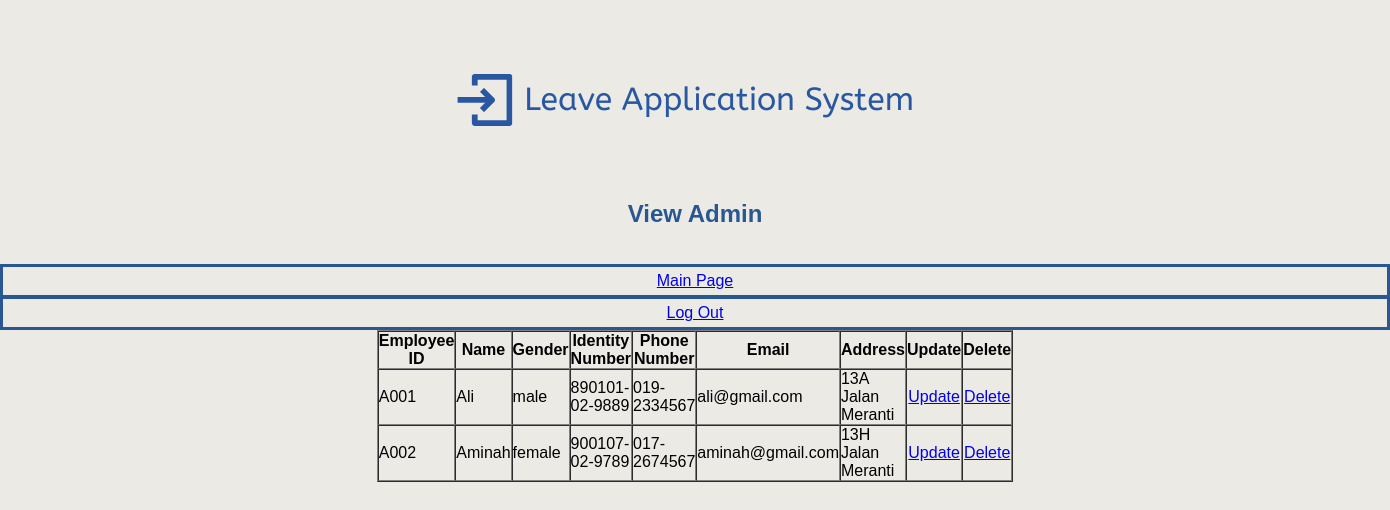
Page /view_admin.php (signed in) on the committed database.
### tables this page shows
CREATE TABLE `empprofile` (
  `empName` varchar(25) DEFAULT NULL,
  `empID` varchar(5) NOT NULL,
  `gender` varchar(10) DEFAULT NULL,
  `noIC` varchar(15) DEFAULT NULL,
  `phoneNO` varchar(14) DEFAULT NULL,
  `email` varchar(25) DEFAULT NULL,
  `address` varchar(35) DEFAULT NULL
);

### view_admin.php (the view, shortened to what this page needs)
<html>
	<head>
		<link rel="stylesheet" href="layout.css">
	<head>
	<body>
	<div class = header>
            <img src ="header.png" />
            <h2>View Admin</h2>
        </div>
		<div id="va">
		<?php
			require ("config.php");
			$sql = "SELECT e.*, p.position
					FROM empProfile e JOIN EmployeePosition p
					ON e.empID = p.empID
					WHERE p.position ='Admin'" ;
			$result = mysqli_query($conn, $sql);
			$count = 1;
			if (mysqli_num_rows($result) > 0) {
		?>
		<table width="600" border="1" cellspacing="0" cellpadding="3">
		<tr>
		<td align="center"><strong>Employee ID</strong></td>
		<td align="center"><strong>Name</strong></td>
		<td align="center"><strong>Gender</strong></td>
        <td align="center"><strong>Identity Number</strong></td>
        <td align="center"><strong>Phone Number</strong></td>
        <td align="center"><strong>Email</strong></td>
		<td align="center"><strong>Address</strong></td>
		<?php if ($_SESSION["LEVEL"] == 1) {?>
		<td align="center"><strong>Update</strong></td>
		<td align="center"><strong>Delete</strong></td>
		<?php } ?>
		</tr>
		<?php
			while($rows = mysqli_fetch_assoc($result)) {
		?>
		<?php
			if ($count == 1) {
		?>
		<br><br>
		<div id="btn">
		<div id="mainhp"><a href="main.php?empID=<?php echo $rows['empID']; ?>">Main Page</a></div>
		<div id="logouthp"><a href="logout.php">Log Out</a> <?php } $count += 1?></div>
		</div>
	    <tr>
			<td><?php echo $rows['empID']; ?></td>
			<td><?php echo $rows['empName']; ?></td>
			<td><?php echo $rows['gender']; ?></td>
			<td><?php echo $rows['noIC']; ?></td>
            <td><?php echo $rows['phoneNO']; ?></td>
			<td><?php echo $rows['email']; ?></td>
			<td><?php echo $rows['address']; ?></td>
		<?php if ($_SESSION["LEVEL"] == 1) {?>
			<td align="center"> <a href="update_form.php?empID=<?php echo $rows['empID']; ?>">Update</a></td>
			<td align="center"> <a href="delete_profile.php?empID=<?php echo $rows['empID']; ?>">Delete</a></td>
		</tr>
		<?php }
			}
			}
			else {
				echo "<h3>There are no records to show</h3>";
			}
	   	?>
	</body>
</html>

### layout.css (style rules this page uses)
* { margin: 0; padding: 0; box-sizing: border-box; font-family:sans-serif; }
body { background-color: #ebeae5; }
#btn { background-color: #ebeae5; border: solid 1.5px #295792; }
#mainhp, #logouthp { background-color: #ebeae5; border: solid 2px #295792; padding: 5px; text-align: center; font-family:sans-serif; color: #295792; text-decoration: none; }
.header { background-color: #ebeae5; }
img { margin: 0px 390px; }
h2 { color: #295792; text-align: center; }
table { margin: auto; }

### rows in the picture
empprofile: empID "A001", empName "Ali", gender "male", noIC "890101-02-9889", phoneNO "019-2334567", email "ali@gmail.com", address "13A Jalan Meranti"
empprofile: empID "A002", empName "Aminah", gender "female", noIC "900107-02-9789", phoneNO "017-2674567", email "aminah@gmail.com", address "13H Jalan Meranti"
